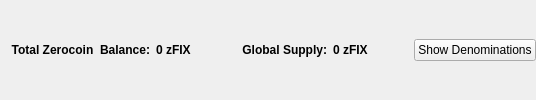
                       <widget class="QFrame" name="balanceSupplyFrame">
                        <layout class="QHBoxLayout" name="horizontalLayout_2" stretch="0,0,0,1,0">
                         <property name="rightMargin">
                          <number>0</number>
                         </property>
                         <item>
                          <layout class="QHBoxLayout" name="horizontalLayout_34">
                           <item>
                            <widget class="QLabel" name="labelzAvailableText_3">
                             <property name="font">
                              <font>
                               <weight>75</weight>
                               <bold>true</bold>
                              </font>
                             </property>
                             <property name="toolTip">
                              <string>Total Balance including unconfirmed and immature zFIX</string>
                             </property>
                             <property name="text">
                              <string>Total Zerocoin  Balance:</string>
                             </property>
                             <property name="alignment">
                              <set>Qt::AlignRight|Qt::AlignTrailing|Qt::AlignVCenter</set>
                             </property>
                            </widget>
                           </item>
                           <item>
                            <widget class="QLabel" name="labelzAvailableAmount_4">
                             <property name="minimumSize">
                              <size>
                               <width>40</width>
                               <height>0</height>
                              </size>
                             </property>
                             <property name="font">
                              <font>
                               <weight>75</weight>
                               <bold>true</bold>
                              </font>
                             </property>
                             <property name="toolTip">
                              <string>Total Balance including unconfirmed and immature zFIX</string>
                             </property>
                             <property name="text">
                              <string>0 zFIX</string>
                             </property>
                             <property name="alignment">
                              <set>Qt::AlignLeading|Qt::AlignLeft|Qt::AlignVCenter</set>
                             </property>
                            </widget>
                           </item>
                          </layout>
                         </item>
                         <item>
                          <spacer name="horizontalSpacer_32">
                           <property name="orientation">
                            <enum>Qt::Horizontal</enum>
                           </property>
                           <property name="sizeHint" stdset="0">
                            <size>
                             <width>40</width>
                             <height>20</height>
                            </size>
                           </property>
                          </spacer>
                         </item>
                         <item>
                          <layout class="QHBoxLayout" name="horizontalLayout_35">
                           <item>
                            <widget class="QLabel" name="labelZsupplyText_2">
                             <property name="font">
                              <font>
                               <weight>75</weight>
                               <bold>true</bold>
                              </font>
                             </property>
                             <property name="text">
                              <string>Global Supply:</string>
                             </property>
                             <property name="alignment">
                              <set>Qt::AlignRight|Qt::AlignTrailing|Qt::AlignVCenter</set>
                             </property>
                            </widget>
                           </item>
                           <item>
                            <widget class="QLabel" name="labelZsupplyAmount_2">
                             <property name="font">
                              <font>
                               <weight>75</weight>
                               <bold>true</bold>
                              </font>
                             </property>
                             <property name="text">
                              <string>0 zFIX</string>
                             </property>
                            </widget>
                           </item>
                          </layout>
                         </item>
                         <item>
                          <spacer name="horizontalSpacer_31">
                           <property name="orientation">
                            <enum>Qt::Horizontal</enum>
                           </property>
                           <property name="sizeHint" stdset="0">
                            <size>
                             <width>40</width>
                             <height>20</height>
                            </size>
                           </property>
                          </spacer>
                         </item>
                         <item>
                          <widget class="QPushButton" name="pushButtonShowDenoms">
                           <property name="toolTip">
                            <string>Show zFIX denominations list</string>
                           </property>
                           <property name="text">
                            <string>Show Denominations</string>
                           </property>
                          </widget>
                         </item>
                        </layout>
                       </widget>
